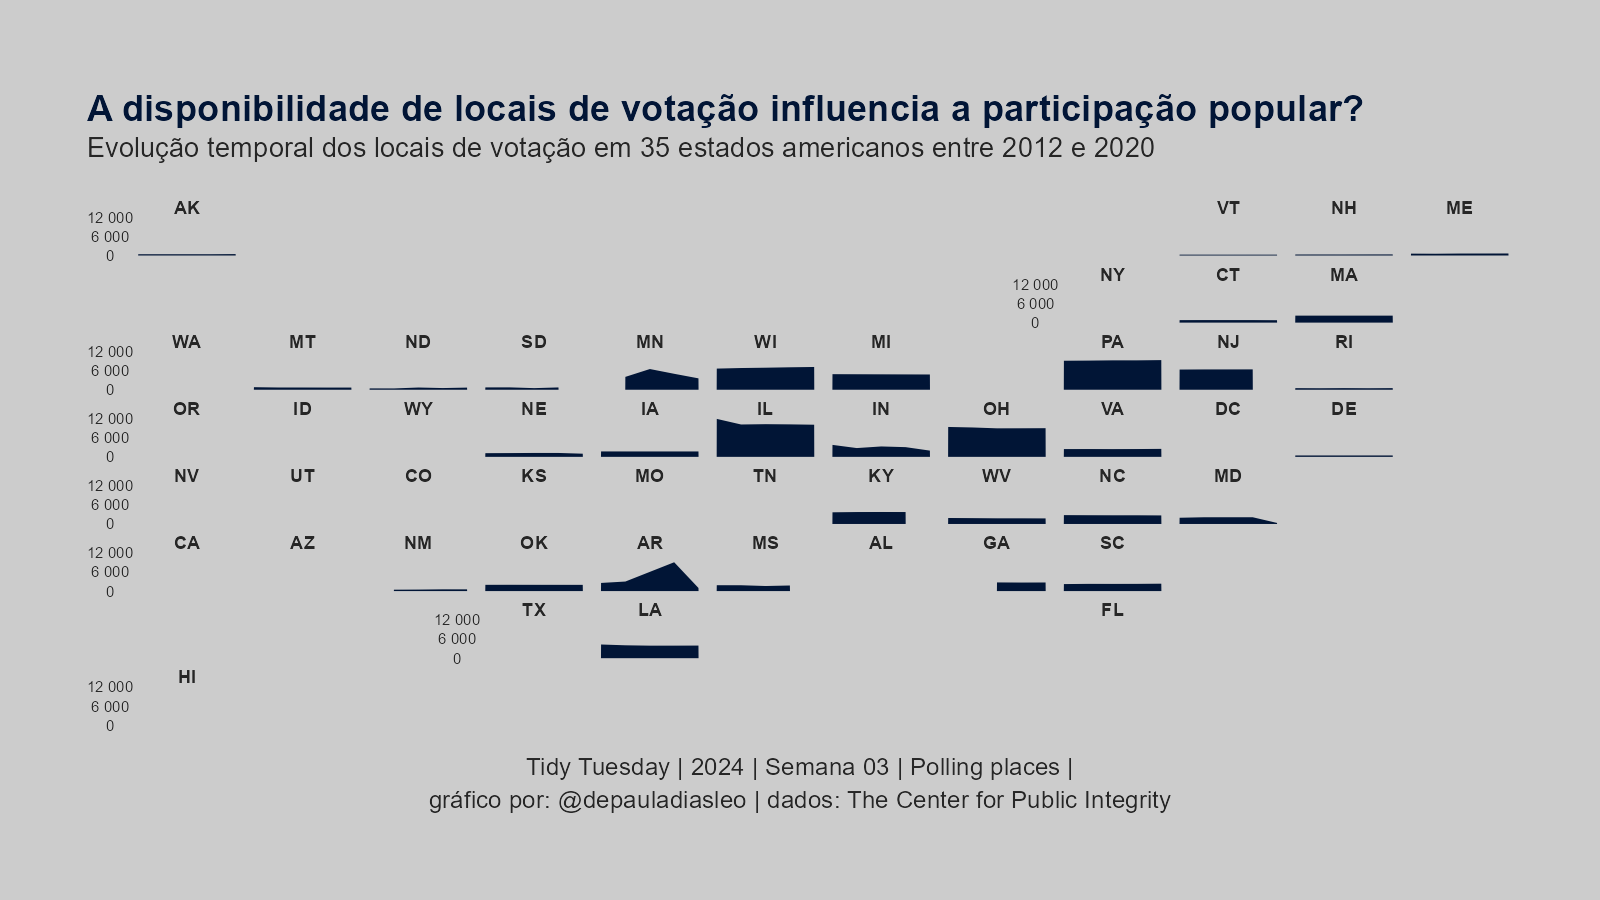

Recreate this plot in R.
# Título:
# Script por:
# Última atualização:


# Descrição:


# Preparação -------------------------------------------------------------------



## Bibliotecas -----------------------------------------------------------------


library(tidytuesdayR)
library(tidyverse)
library(geofacet)


# Importação de dados ----------------------------------------------------------


tuesdata <- tidytuesdayR::tt_load(2024, week = 3)


df <- tuesdata$polling_places


# Faxina de dados --------------------------------------------------------------


df_tidy <- 
  df |> 
  group_by(election_date, state) |> 
  summarize(n = n())


# Visualização -----------------------------------------------------------------


## Texto -----------------------------------------------------------------------

títulos <- list(título = "A disponibilidade de locais de votação influencia a participação popular?",
                subtítulo = "Evolução temporal dos locais de votação em 35 estados americanos entre 2012 e 2020",
                legenda = "Tidy Tuesday | 2024 | Semana 03 | Polling places |\ngráfico por: @depauladiasleo | dados: The Center for Public Integrity")


## Paleta de cores -------------------------------------------------------------


col1 <- "#011536"

bg_col <- "gray80"

text_col <- "gray15"


## Fontes ----------------------------------------------------------------------



## Gráfico ---------------------------------------------------------------------


df_tidy |> 
  ggplot(aes(election_date, n)) +
  geom_area(fill = col1) +
  scale_x_date(breaks = c(min(df_tidy$election_date), max(df_tidy$election_date)),
                          labels = scales::label_date()) +
  scale_y_continuous(breaks = c(0, 6000, 12000), 
                     labels = scales::label_number(big.mark = " ",
                                                   decimal.mark = ",")) +
  theme_void() +
  theme(plot.background = element_rect(color = bg_col,
                                       fill = bg_col),
        plot.margin = margin(2, 2, 2, 2, "cm"),
        plot.title = element_text(size = 24,
                                  color = col1,
                                  face = "bold"),
        plot.subtitle = element_text(size = 18,
                                     color = text_col,
                                     margin = margin(6, 0, 24, 0, "pt")),
        plot.title.position = "plot",
        plot.caption = element_text(size = 16,
                                    color = text_col,
                                    lineheight = 1.15,
                                    hjust = 0.5,
                                    margin = margin(20, 0, 0, 0, "pt")),
        plot.caption.position = "plot",
        axis.text.y = element_text(color = text_col,
                                 size = 10),
        strip.text = element_text(color = text_col,
                                  size = 12,
                                  face = "bold",
                                  hjust = 0.5)) +
  facet_geo(~ state, grid = "us_state_grid2", label = NULL) +
  labs(title = títulos$título,
       subtitle = títulos$subtítulo,
       caption = títulos$legenda)



# Exportação -------------------------------------------------------------------

ggview::ggview(width = 1600,
               height = 900,
               units = "px",
               dpi = 110)


ggsave("Week_03_Polling_places.png",
       width = 1600,
       height = 900,
       units = "px",
       dpi = 110)
